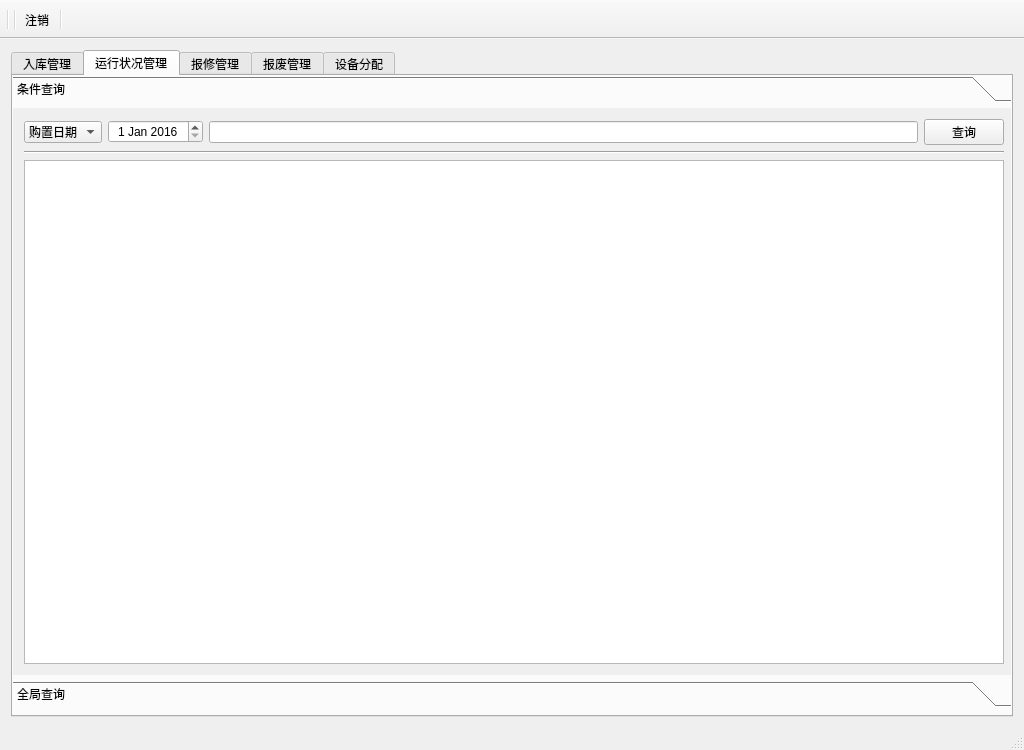
<?xml version="1.0" encoding="UTF-8"?>
<ui version="4.0">
 <class>MainWindow</class>
 <widget class="QMainWindow" name="MainWindow">
  <property name="windowModality">
   <enum>Qt::ApplicationModal</enum>
  </property>
  <property name="enabled">
   <bool>true</bool>
  </property>
  <property name="geometry">
   <rect>
    <x>0</x>
    <y>0</y>
    <width>1024</width>
    <height>739</height>
   </rect>
  </property>
  <property name="sizePolicy">
   <sizepolicy hsizetype="Fixed" vsizetype="Fixed">
    <horstretch>0</horstretch>
    <verstretch>0</verstretch>
   </sizepolicy>
  </property>
  <property name="maximumSize">
   <size>
    <width>1028</width>
    <height>739</height>
   </size>
  </property>
  <property name="windowTitle">
   <string>实验室设备管理系统 v1.0</string>
  </property>
  <widget class="QWidget" name="centralWidget">
   <layout class="QGridLayout" name="gridLayout">
    <item row="0" column="0">
     <widget class="QTabWidget" name="tabWidget_4">
      <property name="enabled">
       <bool>true</bool>
      </property>
      <property name="minimumSize">
       <size>
        <width>883</width>
        <height>667</height>
       </size>
      </property>
      <property name="tabShape">
       <enum>QTabWidget::Rounded</enum>
      </property>
      <property name="currentIndex">
       <number>1</number>
      </property>
      <property name="tabBarAutoHide">
       <bool>false</bool>
      </property>
      <widget class="QWidget" name="tab">
       <attribute name="title">
        <string>入库管理</string>
       </attribute>
       <layout class="QGridLayout" name="gridLayout_2">
        <item row="1" column="0">
         <layout class="QHBoxLayout" name="horizontalLayout">
          <property name="spacing">
           <number>150</number>
          </property>
          <item>
           <widget class="QPushButton" name="pushButton_2">
            <property name="text">
             <string>提交</string>
            </property>
           </widget>
          </item>
          <item>
           <widget class="QPushButton" name="pushButton">
            <property name="text">
             <string>重置</string>
            </property>
           </widget>
          </item>
         </layout>
        </item>
        <item row="0" column="0">
         <layout class="QFormLayout" name="formLayout">
          <property name="labelAlignment">
           <set>Qt::AlignLeading|Qt::AlignLeft|Qt::AlignVCenter</set>
          </property>
          <property name="horizontalSpacing">
           <number>40</number>
          </property>
          <property name="verticalSpacing">
           <number>30</number>
          </property>
          <property name="leftMargin">
           <number>10</number>
          </property>
          <property name="topMargin">
           <number>20</number>
          </property>
          <property name="rightMargin">
           <number>10</number>
          </property>
          <property name="bottomMargin">
           <number>20</number>
          </property>
          <item row="0" column="0">
           <widget class="QLabel" name="Label_1_1">
            <property name="minimumSize">
             <size>
              <width>77</width>
              <height>21</height>
             </size>
            </property>
            <property name="text">
             <string>名    称：</string>
            </property>
           </widget>
          </item>
          <item row="0" column="1">
           <widget class="QLineEdit" name="LineEdit">
            <property name="minimumSize">
             <size>
              <width>214</width>
              <height>21</height>
             </size>
            </property>
            <property name="alignment">
             <set>Qt::AlignCenter</set>
            </property>
           </widget>
          </item>
          <item row="1" column="0">
           <widget class="QLabel" name="Label_1_2">
            <property name="minimumSize">
             <size>
              <width>76</width>
              <height>21</height>
             </size>
            </property>
            <property name="text">
             <string>设 备 号：</string>
            </property>
           </widget>
          </item>
          <item row="1" column="1">
           <widget class="QLineEdit" name="LineEdit_2">
            <property name="minimumSize">
             <size>
              <width>214</width>
              <height>21</height>
             </size>
            </property>
            <property name="alignment">
             <set>Qt::AlignCenter</set>
            </property>
           </widget>
          </item>
          <item row="2" column="0">
           <widget class="QLabel" name="Label_1_3">
            <property name="minimumSize">
             <size>
              <width>77</width>
              <height>21</height>
             </size>
            </property>
            <property name="text">
             <string>型    号：</string>
            </property>
           </widget>
          </item>
          <item row="2" column="1">
           <widget class="QLineEdit" name="LineEdit_3">
            <property name="minimumSize">
             <size>
              <width>214</width>
              <height>21</height>
             </size>
            </property>
            <property name="alignment">
             <set>Qt::AlignCenter</set>
            </property>
           </widget>
          </item>
          <item row="3" column="0">
           <widget class="QLabel" name="Label_1_4">
            <property name="minimumSize">
             <size>
              <width>77</width>
              <height>21</height>
             </size>
            </property>
            <property name="text">
             <string>规    格：</string>
            </property>
           </widget>
          </item>
          <item row="3" column="1">
           <widget class="QLineEdit" name="LineEdit_4">
            <property name="minimumSize">
             <size>
              <width>214</width>
              <height>21</height>
             </size>
            </property>
            <property name="alignment">
             <set>Qt::AlignCenter</set>
            </property>
           </widget>
          </item>
          <item row="4" column="0">
           <widget class="QLabel" name="Label_5">
            <property name="minimumSize">
             <size>
              <width>77</width>
              <height>21</height>
             </size>
            </property>
            <property name="text">
             <string>单    价：</string>
            </property>
           </widget>
          </item>
          <item row="4" column="1">
           <widget class="QLineEdit" name="LineEdit_5">
            <property name="minimumSize">
             <size>
              <width>214</width>
              <height>21</height>
             </size>
            </property>
            <property name="alignment">
             <set>Qt::AlignCenter</set>
            </property>
           </widget>
          </item>
          <item row="5" column="0">
           <widget class="QLabel" name="Label_6">
            <property name="minimumSize">
             <size>
              <width>77</width>
              <height>21</height>
             </size>
            </property>
            <property name="text">
             <string>数    量：</string>
            </property>
           </widget>
          </item>
          <item row="5" column="1">
           <widget class="QLineEdit" name="LineEdit_6">
            <property name="minimumSize">
             <size>
              <width>214</width>
              <height>21</height>
             </size>
            </property>
            <property name="alignment">
             <set>Qt::AlignCenter</set>
            </property>
           </widget>
          </item>
          <item row="6" column="0">
           <widget class="QLabel" name="Label_7">
            <property name="minimumSize">
             <size>
              <width>75</width>
              <height>21</height>
             </size>
            </property>
            <property name="text">
             <string>购置日期：</string>
            </property>
           </widget>
          </item>
          <item row="7" column="0">
           <widget class="QLabel" name="Label_8">
            <property name="minimumSize">
             <size>
              <width>75</width>
              <height>21</height>
             </size>
            </property>
            <property name="text">
             <string>生产商家：</string>
            </property>
           </widget>
          </item>
          <item row="7" column="1">
           <widget class="QLineEdit" name="LineEdit_8">
            <property name="minimumSize">
             <size>
              <width>214</width>
              <height>21</height>
             </size>
            </property>
            <property name="alignment">
             <set>Qt::AlignCenter</set>
            </property>
           </widget>
          </item>
          <item row="8" column="0">
           <widget class="QLabel" name="Label_9">
            <property name="minimumSize">
             <size>
              <width>76</width>
              <height>21</height>
             </size>
            </property>
            <property name="text">
             <string>购 买 人：</string>
            </property>
           </widget>
          </item>
          <item row="8" column="1">
           <widget class="QLineEdit" name="LineEdit_9">
            <property name="minimumSize">
             <size>
              <width>214</width>
              <height>21</height>
             </size>
            </property>
            <property name="alignment">
             <set>Qt::AlignCenter</set>
            </property>
           </widget>
          </item>
          <item row="9" column="0">
           <widget class="QLabel" name="Label_lot">
            <property name="text">
             <string>批    次：</string>
            </property>
           </widget>
          </item>
          <item row="9" column="1">
           <widget class="QLineEdit" name="LineEdit_lot">
            <property name="alignment">
             <set>Qt::AlignCenter</set>
            </property>
           </widget>
          </item>
          <item row="6" column="1">
           <widget class="QLineEdit" name="LineEdit_7">
            <property name="layoutDirection">
             <enum>Qt::LeftToRight</enum>
            </property>
            <property name="text">
             <string>yyyy-mm-dd</string>
            </property>
            <property name="alignment">
             <set>Qt::AlignCenter</set>
            </property>
           </widget>
          </item>
         </layout>
        </item>
       </layout>
      </widget>
      <widget class="QWidget" name="tab_2">
       <attribute name="title">
        <string>运行状况管理</string>
       </attribute>
       <widget class="QToolBox" name="toolBox">
        <property name="geometry">
         <rect>
          <x>0</x>
          <y>0</y>
          <width>1002</width>
          <height>631</height>
         </rect>
        </property>
        <property name="sizePolicy">
         <sizepolicy hsizetype="Maximum" vsizetype="Maximum">
          <horstretch>0</horstretch>
          <verstretch>0</verstretch>
         </sizepolicy>
        </property>
        <property name="minimumSize">
         <size>
          <width>880</width>
          <height>300</height>
         </size>
        </property>
        <property name="currentIndex">
         <number>0</number>
        </property>
        <widget class="QWidget" name="page">
         <property name="geometry">
          <rect>
           <x>0</x>
           <y>0</y>
           <width>1002</width>
           <height>571</height>
          </rect>
         </property>
         <attribute name="label">
          <string>条件查询</string>
         </attribute>
         <layout class="QGridLayout" name="gridLayout_4">
          <item row="0" column="0">
           <layout class="QHBoxLayout" name="horizontalLayout_2">
            <item>
             <widget class="QComboBox" name="comboBox_s">
              <property name="layoutDirection">
               <enum>Qt::LeftToRight</enum>
              </property>
              <property name="autoFillBackground">
               <bool>false</bool>
              </property>
              <item>
               <property name="text">
                <string>购置日期</string>
               </property>
              </item>
              <item>
               <property name="text">
                <string>设备名称</string>
               </property>
              </item>
              <item>
               <property name="text">
                <string>机房名称</string>
               </property>
              </item>
             </widget>
            </item>
            <item>
             <widget class="QDateEdit" name="dateEdit">
              <property name="alignment">
               <set>Qt::AlignCenter</set>
              </property>
              <property name="dateTime">
               <datetime>
                <hour>0</hour>
                <minute>0</minute>
                <second>0</second>
                <year>2016</year>
                <month>1</month>
                <day>1</day>
               </datetime>
              </property>
             </widget>
            </item>
            <item>
             <widget class="QLineEdit" name="lineEdit_s_dn"/>
            </item>
            <item>
             <widget class="QPushButton" name="pushButton_s">
              <property name="text">
               <string>查询</string>
              </property>
             </widget>
            </item>
           </layout>
          </item>
          <item row="1" column="0">
           <widget class="Line" name="line">
            <property name="orientation">
             <enum>Qt::Horizontal</enum>
            </property>
           </widget>
          </item>
          <item row="2" column="0">
           <widget class="QTableWidget" name="tableWidget_1">
            <property name="contextMenuPolicy">
             <enum>Qt::CustomContextMenu</enum>
            </property>
           </widget>
          </item>
         </layout>
        </widget>
        <widget class="QWidget" name="page_2">
         <property name="geometry">
          <rect>
           <x>0</x>
           <y>0</y>
           <width>1002</width>
           <height>571</height>
          </rect>
         </property>
         <attribute name="label">
          <string>全局查询</string>
         </attribute>
         <layout class="QGridLayout" name="gridLayout_3">
          <item row="0" column="0">
           <widget class="QPushButton" name="pushButton_3">
            <property name="text">
             <string>查询</string>
            </property>
           </widget>
          </item>
          <item row="1" column="0">
           <widget class="QTableWidget" name="tableWidget_2">
            <property name="contextMenuPolicy">
             <enum>Qt::DefaultContextMenu</enum>
            </property>
            <property name="layoutDirection">
             <enum>Qt::LeftToRight</enum>
            </property>
           </widget>
          </item>
         </layout>
        </widget>
       </widget>
      </widget>
      <widget class="QWidget" name="tab_3">
       <attribute name="title">
        <string>报修管理</string>
       </attribute>
       <widget class="QToolBox" name="toolBox_2">
        <property name="geometry">
         <rect>
          <x>0</x>
          <y>0</y>
          <width>1002</width>
          <height>631</height>
         </rect>
        </property>
        <property name="currentIndex">
         <number>2</number>
        </property>
        <widget class="QWidget" name="page_3">
         <property name="geometry">
          <rect>
           <x>0</x>
           <y>0</y>
           <width>233</width>
           <height>339</height>
          </rect>
         </property>
         <attribute name="label">
          <string>设备报修</string>
         </attribute>
         <layout class="QGridLayout" name="gridLayout_5">
          <item row="1" column="0">
           <widget class="Line" name="line_3">
            <property name="orientation">
             <enum>Qt::Horizontal</enum>
            </property>
           </widget>
          </item>
          <item row="0" column="0">
           <layout class="QFormLayout" name="formLayout_3">
            <property name="labelAlignment">
             <set>Qt::AlignCenter</set>
            </property>
            <property name="formAlignment">
             <set>Qt::AlignCenter</set>
            </property>
            <item row="0" column="0">
             <widget class="QLabel" name="Label_r_n">
              <property name="text">
               <string>设备名：</string>
              </property>
             </widget>
            </item>
            <item row="0" column="1">
             <widget class="QLineEdit" name="LineEdit_r_name_1">
              <property name="alignment">
               <set>Qt::AlignCenter</set>
              </property>
             </widget>
            </item>
            <item row="1" column="0">
             <widget class="QLabel" name="Label_r_m">
              <property name="text">
               <string>修理费：</string>
              </property>
             </widget>
            </item>
            <item row="1" column="1">
             <widget class="QLineEdit" name="LineEdit_r_money_1">
              <property name="alignment">
               <set>Qt::AlignCenter</set>
              </property>
             </widget>
            </item>
            <item row="2" column="0">
             <widget class="QLabel" name="Label_r_peo">
              <property name="text">
               <string>责任人：</string>
              </property>
             </widget>
            </item>
            <item row="2" column="1">
             <widget class="QLineEdit" name="LineEdit_r_peo_1">
              <property name="alignment">
               <set>Qt::AlignCenter</set>
              </property>
             </widget>
            </item>
            <item row="3" column="0">
             <widget class="QLabel" name="Label_r_p">
              <property name="text">
               <string>修理厂家：</string>
              </property>
             </widget>
            </item>
            <item row="3" column="1">
             <widget class="QLineEdit" name="LineEdit_r_pro_1">
              <property name="alignment">
               <set>Qt::AlignCenter</set>
              </property>
             </widget>
            </item>
            <item row="4" column="0">
             <widget class="QLabel" name="Label_r_num">
              <property name="text">
               <string>数量</string>
              </property>
             </widget>
            </item>
            <item row="4" column="1">
             <widget class="QLineEdit" name="LineEdit_r_num_1">
              <property name="alignment">
               <set>Qt::AlignCenter</set>
              </property>
             </widget>
            </item>
            <item row="5" column="0">
             <widget class="QLabel" name="Label_r_iden_1">
              <property name="text">
               <string>维修编号：</string>
              </property>
             </widget>
            </item>
            <item row="5" column="1">
             <widget class="QLineEdit" name="LineEdit_r_iden_1">
              <property name="text">
               <string>由日期加上维修请求的序号，如2016102910  为2016/10/29 的第10次请求</string>
              </property>
              <property name="alignment">
               <set>Qt::AlignCenter</set>
              </property>
             </widget>
            </item>
            <item row="6" column="0">
             <widget class="QLabel" name="Label_r_lot">
              <property name="text">
               <string>批次：</string>
              </property>
             </widget>
            </item>
            <item row="6" column="1">
             <widget class="QLineEdit" name="LineEdit_r_lot">
              <property name="alignment">
               <set>Qt::AlignCenter</set>
              </property>
             </widget>
            </item>
           </layout>
          </item>
          <item row="2" column="0">
           <layout class="QHBoxLayout" name="horizontalLayout_6">
            <property name="bottomMargin">
             <number>80</number>
            </property>
            <item>
             <widget class="QPushButton" name="pushButton_5">
              <property name="text">
               <string>提交维修信息</string>
              </property>
             </widget>
            </item>
            <item>
             <widget class="Line" name="line_2">
              <property name="orientation">
               <enum>Qt::Vertical</enum>
              </property>
             </widget>
            </item>
            <item>
             <widget class="QPushButton" name="pushButton_4">
              <property name="text">
               <string>取消</string>
              </property>
             </widget>
            </item>
           </layout>
          </item>
         </layout>
        </widget>
        <widget class="QWidget" name="page_4">
         <property name="geometry">
          <rect>
           <x>0</x>
           <y>0</y>
           <width>227</width>
           <height>290</height>
          </rect>
         </property>
         <attribute name="label">
          <string>完成维修</string>
         </attribute>
         <layout class="QGridLayout" name="gridLayout_6">
          <item row="1" column="0">
           <widget class="Line" name="line_5">
            <property name="orientation">
             <enum>Qt::Horizontal</enum>
            </property>
           </widget>
          </item>
          <item row="2" column="0">
           <layout class="QHBoxLayout" name="horizontalLayout_7">
            <property name="bottomMargin">
             <number>80</number>
            </property>
            <item>
             <widget class="QPushButton" name="pushButton_6">
              <property name="text">
               <string>确认提交</string>
              </property>
             </widget>
            </item>
            <item>
             <widget class="Line" name="line_4">
              <property name="orientation">
               <enum>Qt::Vertical</enum>
              </property>
             </widget>
            </item>
            <item>
             <widget class="QPushButton" name="pushButton_7">
              <property name="text">
               <string>取消</string>
              </property>
             </widget>
            </item>
           </layout>
          </item>
          <item row="0" column="0">
           <layout class="QFormLayout" name="formLayout_4">
            <property name="labelAlignment">
             <set>Qt::AlignCenter</set>
            </property>
            <property name="formAlignment">
             <set>Qt::AlignCenter</set>
            </property>
            <item row="0" column="0">
             <widget class="QLabel" name="Label_return_n">
              <property name="text">
               <string>设备名：</string>
              </property>
             </widget>
            </item>
            <item row="0" column="1">
             <widget class="QLineEdit" name="LineEdit_r_name_2">
              <property name="alignment">
               <set>Qt::AlignCenter</set>
              </property>
             </widget>
            </item>
            <item row="1" column="0">
             <widget class="QLabel" name="Label_return_peo">
              <property name="text">
               <string>责任人：</string>
              </property>
             </widget>
            </item>
            <item row="1" column="1">
             <widget class="QLineEdit" name="LineEdit_r_peo_2">
              <property name="alignment">
               <set>Qt::AlignCenter</set>
              </property>
             </widget>
            </item>
            <item row="3" column="0">
             <widget class="QLabel" name="Label_return_p">
              <property name="text">
               <string>维修厂家：</string>
              </property>
             </widget>
            </item>
            <item row="3" column="1">
             <widget class="QLineEdit" name="LineEdit_r_pro_2">
              <property name="alignment">
               <set>Qt::AlignCenter</set>
              </property>
             </widget>
            </item>
            <item row="4" column="0">
             <widget class="QLabel" name="Label_return_num">
              <property name="text">
               <string>数量：</string>
              </property>
             </widget>
            </item>
            <item row="4" column="1">
             <widget class="QLineEdit" name="LineEdit_r_num_2">
              <property name="alignment">
               <set>Qt::AlignCenter</set>
              </property>
             </widget>
            </item>
            <item row="5" column="0">
             <widget class="QLabel" name="Label_return_d">
              <property name="text">
               <string>维修编号：</string>
              </property>
             </widget>
            </item>
            <item row="5" column="1">
             <widget class="QLineEdit" name="LineEdit_r_iden_2">
              <property name="text">
               <string>由日期加上维修请求的序号，如2016102910  为2016/10/29 的第10次请求</string>
              </property>
              <property name="alignment">
               <set>Qt::AlignCenter</set>
              </property>
             </widget>
            </item>
           </layout>
          </item>
         </layout>
        </widget>
        <widget class="QWidget" name="page_5">
         <property name="geometry">
          <rect>
           <x>0</x>
           <y>0</y>
           <width>1002</width>
           <height>541</height>
          </rect>
         </property>
         <attribute name="label">
          <string>送修情况</string>
         </attribute>
         <layout class="QGridLayout" name="gridLayout_7">
          <item row="0" column="0">
           <layout class="QHBoxLayout" name="horizontalLayout_8">
            <item>
             <widget class="QPushButton" name="pushButton_8">
              <property name="text">
               <string>查询</string>
              </property>
             </widget>
            </item>
           </layout>
          </item>
          <item row="1" column="0">
           <widget class="QTableWidget" name="tableWidget_3"/>
          </item>
         </layout>
        </widget>
       </widget>
      </widget>
      <widget class="QWidget" name="tab_4">
       <attribute name="title">
        <string>报废管理</string>
       </attribute>
       <widget class="QToolBox" name="toolBox_3">
        <property name="geometry">
         <rect>
          <x>0</x>
          <y>0</y>
          <width>1002</width>
          <height>631</height>
         </rect>
        </property>
        <property name="currentIndex">
         <number>1</number>
        </property>
        <widget class="QWidget" name="page_6">
         <property name="geometry">
          <rect>
           <x>0</x>
           <y>0</y>
           <width>227</width>
           <height>283</height>
          </rect>
         </property>
         <attribute name="label">
          <string>报废设备</string>
         </attribute>
         <layout class="QGridLayout" name="gridLayout_8">
          <item row="0" column="0">
           <layout class="QFormLayout" name="formLayout_5">
            <property name="labelAlignment">
             <set>Qt::AlignCenter</set>
            </property>
            <property name="formAlignment">
             <set>Qt::AlignCenter</set>
            </property>
            <item row="0" column="0">
             <widget class="QLabel" name="Label_scrap_dn">
              <property name="text">
               <string>设备名：</string>
              </property>
             </widget>
            </item>
            <item row="0" column="1">
             <widget class="QLineEdit" name="LineEdit_scrap_dn">
              <property name="alignment">
               <set>Qt::AlignCenter</set>
              </property>
             </widget>
            </item>
            <item row="1" column="0">
             <widget class="QLabel" name="Label_scrap_num">
              <property name="text">
               <string>数量：</string>
              </property>
             </widget>
            </item>
            <item row="1" column="1">
             <widget class="QLineEdit" name="LineEdit_scrap_num">
              <property name="alignment">
               <set>Qt::AlignCenter</set>
              </property>
             </widget>
            </item>
            <item row="2" column="0">
             <widget class="QLabel" name="Label_scrap_lot">
              <property name="text">
               <string>批次：</string>
              </property>
             </widget>
            </item>
            <item row="2" column="1">
             <widget class="QLineEdit" name="LineEdit_scrap_lot">
              <property name="alignment">
               <set>Qt::AlignCenter</set>
              </property>
             </widget>
            </item>
            <item row="3" column="0">
             <widget class="QLabel" name="Label_scrap_date">
              <property name="text">
               <string>报废日期：</string>
              </property>
             </widget>
            </item>
            <item row="4" column="0">
             <widget class="QLabel" name="Label_scrap_mess">
              <property name="text">
               <string>备注：</string>
              </property>
             </widget>
            </item>
            <item row="4" column="1">
             <widget class="QLineEdit" name="LineEdit_scrap_mess">
              <property name="alignment">
               <set>Qt::AlignCenter</set>
              </property>
             </widget>
            </item>
            <item row="3" column="1">
             <widget class="QLineEdit" name="lineEdit_scrap_date">
              <property name="alignment">
               <set>Qt::AlignCenter</set>
              </property>
              <property name="placeholderText">
               <string>yyyy/mm/dd</string>
              </property>
             </widget>
            </item>
           </layout>
          </item>
          <item row="2" column="0">
           <layout class="QHBoxLayout" name="horizontalLayout_9">
            <property name="bottomMargin">
             <number>80</number>
            </property>
            <item>
             <widget class="QPushButton" name="pushButton_9">
              <property name="text">
               <string>确认报废</string>
              </property>
             </widget>
            </item>
            <item>
             <widget class="Line" name="line_6">
              <property name="orientation">
               <enum>Qt::Vertical</enum>
              </property>
             </widget>
            </item>
            <item>
             <widget class="QPushButton" name="pushButton_10">
              <property name="text">
               <string>取消</string>
              </property>
             </widget>
            </item>
           </layout>
          </item>
          <item row="1" column="0">
           <widget class="Line" name="line_7">
            <property name="orientation">
             <enum>Qt::Horizontal</enum>
            </property>
           </widget>
          </item>
         </layout>
        </widget>
        <widget class="QWidget" name="page_7">
         <property name="geometry">
          <rect>
           <x>0</x>
           <y>0</y>
           <width>1002</width>
           <height>571</height>
          </rect>
         </property>
         <attribute name="label">
          <string>报废查询</string>
         </attribute>
         <layout class="QGridLayout" name="gridLayout_9">
          <item row="0" column="0">
           <layout class="QHBoxLayout" name="horizontalLayout_10">
            <item>
             <widget class="QPushButton" name="pushButton_11">
              <property name="text">
               <string>查询</string>
              </property>
             </widget>
            </item>
           </layout>
          </item>
          <item row="1" column="0">
           <widget class="QTableWidget" name="tableWidget_scrap"/>
          </item>
         </layout>
        </widget>
       </widget>
      </widget>
      <widget class="QWidget" name="tab_5">
       <attribute name="title">
        <string>设备分配</string>
       </attribute>
       <layout class="QGridLayout" name="gridLayout_10">
        <item row="0" column="0">
         <widget class="QTextEdit" name="textEdit">
          <property name="html">
           <string>&lt;!DOCTYPE HTML PUBLIC &quot;-//W3C//DTD HTML 4.0//EN&quot; &quot;http://www.w3.org/TR/REC-html40/strict.dtd&quot;&gt;
&lt;html&gt;&lt;head&gt;&lt;meta name=&quot;qrichtext&quot; content=&quot;1&quot; /&gt;&lt;style type=&quot;text/css&quot;&gt;
p, li { white-space: pre-wrap; }
&lt;/style&gt;&lt;/head&gt;&lt;body style=&quot; font-family:'SimSun'; font-size:9pt; font-weight:400; font-style:normal;&quot;&gt;
&lt;p align=&quot;center&quot; style=&quot;-qt-paragraph-type:empty; margin-top:12px; margin-bottom:12px; margin-left:0px; margin-right:0px; -qt-block-indent:0; text-indent:0px;&quot;&gt;&lt;br /&gt;&lt;/p&gt;
&lt;p align=&quot;center&quot; style=&quot;-qt-paragraph-type:empty; margin-top:12px; margin-bottom:12px; margin-left:0px; margin-right:0px; -qt-block-indent:0; text-indent:0px;&quot;&gt;&lt;br /&gt;&lt;/p&gt;
&lt;p align=&quot;center&quot; style=&quot;-qt-paragraph-type:empty; margin-top:12px; margin-bottom:12px; margin-left:0px; margin-right:0px; -qt-block-indent:0; text-indent:0px;&quot;&gt;&lt;br /&gt;&lt;/p&gt;
&lt;p align=&quot;center&quot; style=&quot;-qt-paragraph-type:empty; margin-top:12px; margin-bottom:12px; margin-left:0px; margin-right:0px; -qt-block-indent:0; text-indent:0px;&quot;&gt;&lt;br /&gt;&lt;/p&gt;
&lt;p align=&quot;center&quot; style=&quot;-qt-paragraph-type:empty; margin-top:12px; margin-bottom:12px; margin-left:0px; margin-right:0px; -qt-block-indent:0; text-indent:0px;&quot;&gt;&lt;br /&gt;&lt;/p&gt;
&lt;p align=&quot;center&quot; style=&quot; margin-top:12px; margin-bottom:12px; margin-left:0px; margin-right:0px; -qt-block-indent:0; text-indent:0px;&quot;&gt;&lt;br /&gt;&lt;/p&gt;
&lt;p align=&quot;center&quot; style=&quot; margin-top:12px; margin-bottom:12px; margin-left:0px; margin-right:0px; -qt-block-indent:0; text-indent:0px;&quot;&gt;&lt;span style=&quot; font-size:18pt; font-weight:600;&quot;&gt;功能未开放&lt;/span&gt;&lt;/p&gt;&lt;/body&gt;&lt;/html&gt;</string>
          </property>
         </widget>
        </item>
       </layout>
      </widget>
     </widget>
    </item>
   </layout>
  </widget>
  <widget class="QStatusBar" name="statusBar"/>
  <widget class="QToolBar" name="toolBar">
   <property name="windowTitle">
    <string>toolBar</string>
   </property>
   <property name="movable">
    <bool>false</bool>
   </property>
   <property name="floatable">
    <bool>false</bool>
   </property>
   <attribute name="toolBarArea">
    <enum>TopToolBarArea</enum>
   </attribute>
   <attribute name="toolBarBreak">
    <bool>false</bool>
   </attribute>
   <addaction name="separator"/>
   <addaction name="separator"/>
   <addaction name="action_logout"/>
   <addaction name="separator"/>
   <addaction name="action_resetpass"/>
  </widget>
  <action name="action_logout">
   <property name="checked">
    <bool>false</bool>
   </property>
   <property name="text">
    <string>注销</string>
   </property>
  </action>
  <action name="action_resetpass">
   <property name="text">
    <string/>
   </property>
  </action>
 </widget>
 <layoutdefault spacing="6" margin="11"/>
 <resources/>
 <connections/>
</ui>
